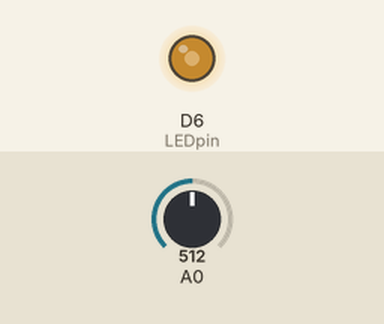
Bench run of a sketch on a simulated ESP8266 (NodeMCU). Parts: output pins drawn as LEDs (lit = HIGH). Inputs (shaded band) come from the test bench; at power-on: A0 = 512. What the sketch prints to the serial monitor is not drawn.

Above: at 1.8 s.
1.9 s: A0 set to 716
At 2.5 s:
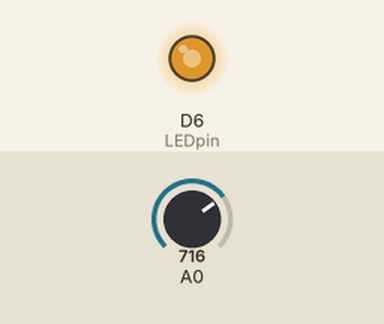
3.5 s: A0 set to 900
At 5.2 s:
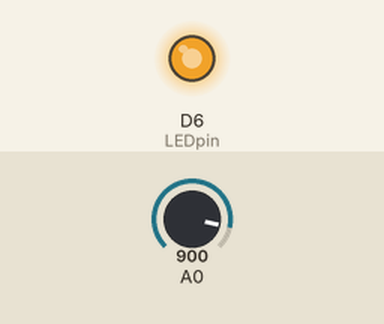
5.5 s: A0 set to 122
At 6.8 s:
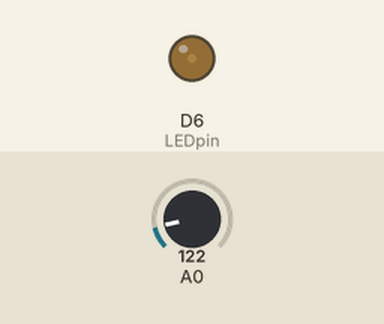
7.5 s: A0 set to 0
At 8.3 s:
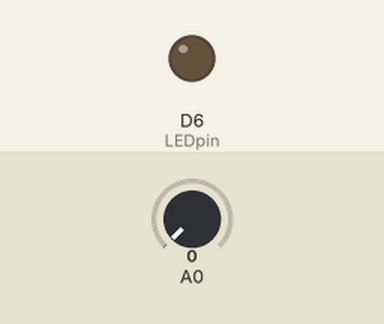
9.5 s: A0 set to 511
At 11.1 s:
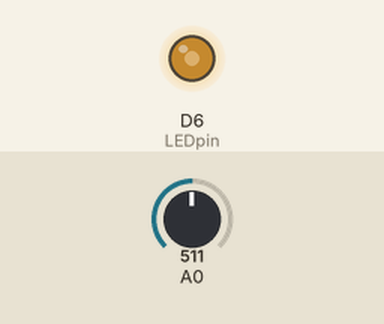
Timing chart, 0 to 12.5 s (numbered marks = the images above; inputs shaded):
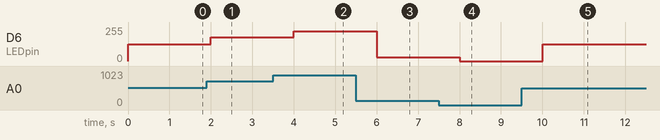

The sketch:

LED_intensity_using_LDR.ino
```cpp
int LEDpin=D6;
void setup(){
Serial.begin(9600);
analogWrite(LEDpin,600);
}

void loop(){
  int dutycycle = analogRead(A0);
  if (dutycycle>1023) dutycycle = 1023;
  Serial.print("Duty Cycle: ");
  Serial.print(dutycycle);
  analogWrite(LEDpin,dutycycle);
  delay(1000);

}
```

Measured:
- after the input at 1.9 s, D6 (LEDpin): 127/255 → 178/255 after 0.10 s
- after the input at 3.5 s, D6 (LEDpin): 178/255 → 224/255 after 0.50 s
- after the input at 5.5 s, D6 (LEDpin): 224/255 → 30/255 after 0.50 s
- after the input at 7.5 s, D6 (LEDpin): 30/255 → 0/255 after 0.50 s
- after the input at 9.5 s, D6 (LEDpin): 0/255 → 127/255 after 0.50 s
